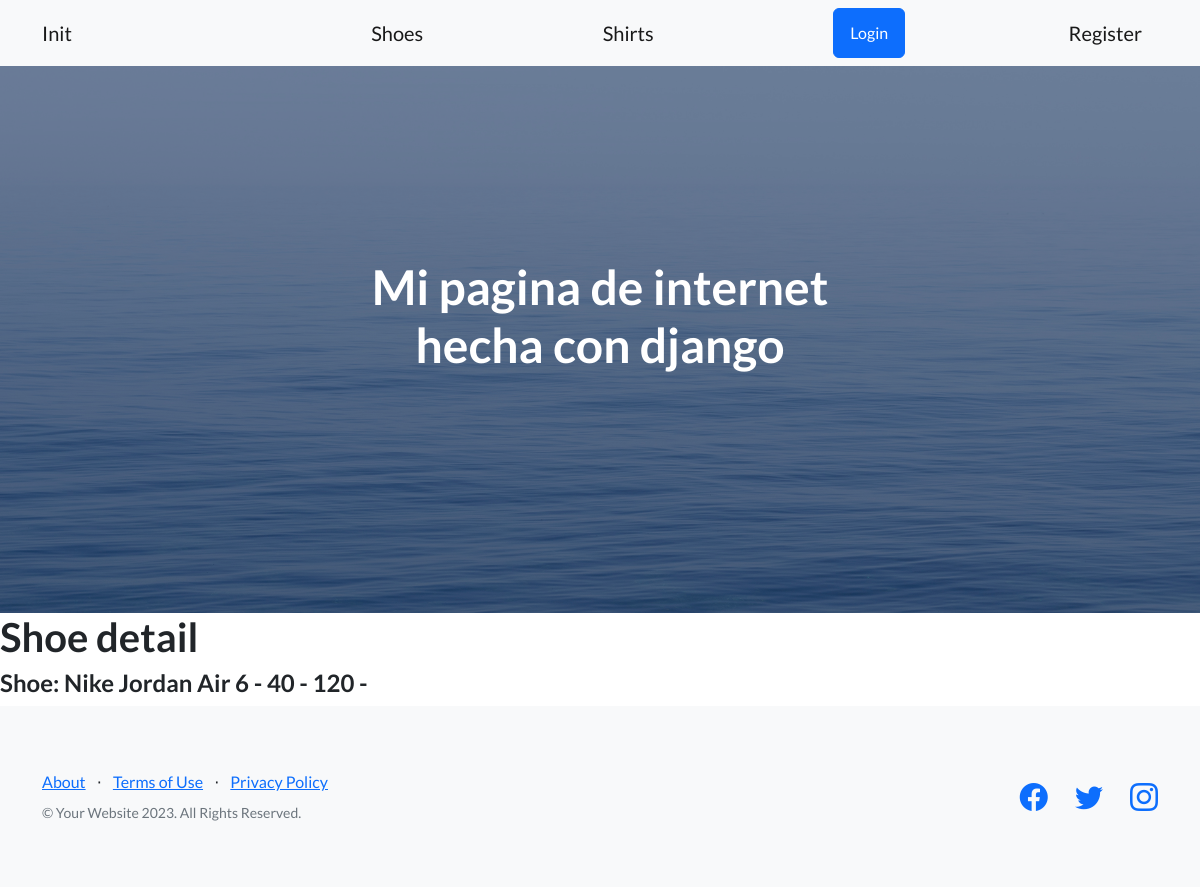
The page /app-coder/shoe-detail/5 on the database its author committed.
### AppCoder/models.py (models this page shows, shortened)
class Shoe(models.Model):
  model = models.CharField(max_length=100)
  size = models.IntegerField( validators=[
            MinValueValidator(36),
            MaxValueValidator(44)
        ])
  price = models.IntegerField()
  image = models.ImageField(upload_to='shoes/', blank=True, null=True)
  class Meta():
    ordering = ('model','size')

### AppCoder/views.py (the view)
# urls.py: path('shoe-detail/<pk>', Shoe_Detail.as_view(), name='Shoe_Detail'),
class Shoe_Detail(DetailView):
  model = Shoe
  template_name = 'shoe_detail.html'
  context_object_name = 'shoe'

### AppCoder/templates/shoe_detail.html
{% extends 'main.html' %} {% block changing_content %}
<h1>Shoe detail</h1>
<h4>Shoe: {{shoe.model}} - {{shoe.size}} - {{shoe.price}} - {{shoe.image}}</h4>
{% endblock changing_content %}

### rows shown on the page
Shoe: model "Nike Jordan Air 6", size "40", price "120"
